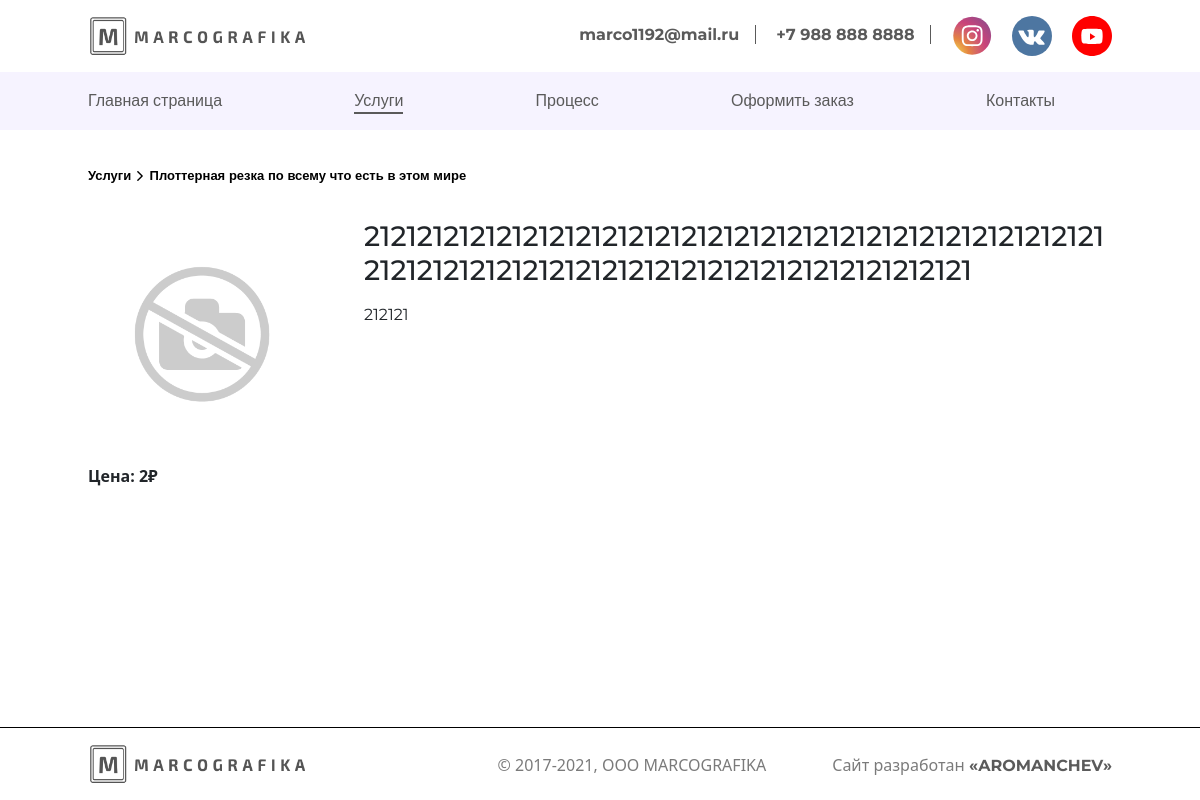
/service/16/21212121/, run on the app's committed database.
### availability/models.py (models this page shows, shortened)
class Product(models.Model):
    category = models.ForeignKey(Category, related_name='products', on_delete=models.CASCADE)
    name = models.CharField(max_length=200, db_index=True)
    slug = models.SlugField(max_length=200, db_index=True)
    image = models.ImageField(upload_to='products/%Y/%m/%d', blank=True)
    description = models.TextField(blank=True)
    price = models.IntegerField()
    available = models.BooleanField(default=True)
    created = models.DateTimeField(auto_now_add=True)
    updated = models.DateTimeField(auto_now=True)
    class Meta:
        ordering = ('name',)
        verbose_name = 'Услуги'
        verbose_name_plural = 'Услуги'
        index_together = (('id', 'slug'),)

class Category(models.Model):
    name = models.CharField(max_length=200, db_index=True)
    slug = models.SlugField(max_length=200, db_index=True, unique=True)
    class Meta:
        ordering = ('name',)
        verbose_name = 'Категория'
        verbose_name_plural = 'Категории'
    def __str__(self):
        return self.name
    def get_absolute_url(self):
        return reverse('availability:product_list_by_category',
                        args=[self.slug])

### availability/views.py (the view)
def product_detail(request, id, slug):
    product = get_object_or_404(Product,
                                id=id,
                                slug=slug,
                                available=True)
    return render(request,
                  'availability/availability-detail.html',
                  {'product': product})

### availability/templates/availability/availability-detail.html (shortened to what this page needs)
{% extends 'main/index.html' %} {% load static %}
{%block styles%}
<link rel="stylesheet" type="text/css" href="{% static 'css/service.css' %}" />
{%endblock%}
{% block content %}
<div class="path">
    <a href="{% url "availability:product_list" %}">Услуги</a>
    <img src={% static "media/icons/to-top.svg" %} alt="arrow" width="10" height="10" />
    <a href="{{ product.category.get_absolute_url }}">{{ product.category }}</a>
</div>
<div class="product-detail">
    <div class="product-detail__image-content">
        <img
            src="{% if product.image %}{{ product.image.url }}{% else %}../../../../../static/media/icons/no_photo.png{% endif %}" alt="product-image">
        <span class="price">Цена: {{ product.price }}₽</p>
    </div>
    <div class="product-detail__description">
        <h1>{{product.name}}</h1>
        <p>{{ product.description|linebreaks }}<span>
    </div>
</div>
{% endblock %}
{%block footer%}
<footer class="service-detail">
    <div class="footer__container">
        <div class="container__content">
            <div class="content">
                <a href="{%url 'index' %}">
                    <img src={% static "media/icons/logo.png" %} alt="logo" width="220" height="40" />
                </a>
                <span class="date">© 2017-2021, OOO MARCOGRAFIKA</span>
                <span>Сайт разработан <a href>«AROMANCHEV»</a></span>
            </div>
        </div>
    </div>
</footer>
{%endblock%}

### static/css/index.css (style rules this page uses)
body { margin: 0; font-family: 'Montserrat', sans-serif; overflow-x: hidden; }
a,p,h1,h2,h3,li { font-family: 'Montserrat', sans-serif; }
a { text-decoration: none !important; color: black !important; font-size: 16px; cursor: pointer; line-height: 26px; display: inline-block; }
footer { border-top: 1px solid black; padding: 16px 0; }
footer { margin-top: 950px; }
.footer__container { max-width: 1200px; margin: 0 auto; position: relative; }
.container__content .content span { top: 9px; display: block; color: #5a5a5a; position: absolute; right: 0; opacity: 0.8; }
.container__content .content { display: flex; flex-wrap: wrap; }
.container__content .content span a { font-weight: bold; opacity: 0.8; }
.content .date { left: 40%; }
@media screen and (max-width: 1200px) and (min-width: 1024px) { .footer__container { max-width: 1024px; } }

### static/css/service.css (style rules this page uses)
footer.service-detail { margin-top: 0; position: absolute; bottom: 0; width: 100%; }
.product-detail { display: flex; max-width: 1200px; margin: 32px auto; }
.product-detail img { max-width: 296px; width: 296px; max-height: 296px; margin-right: 48px; margin-bottom: 16px; height: 296px; object-fit: cover; }
.product-detail h1 { overflow-wrap: anywhere; max-width: 900px; font-size: 32px; }
.product-detail .product-detail__image-content span { font-weight: bold; }
span.price { display: block; }
.path { max-width: 1200px; margin: 32px auto 0; }
.path a { font-weight: bold; font-size: 13px; background-image: linear-gradient(currentColor,currentColor); background-position: 0 100%; color: black !important; background-repeat: no-repeat; background-size: 0 2px; transition: background-size .5s; }
@media screen and (max-width: 1200px) and (min-width: 1024px) { .path { max-width: 1024px; } }
@media screen and (max-width: 1200px) and (min-width: 1024px) { .product-detail { max-width: 1024px; } }
@media screen and (max-width: 1200px) and (min-width: 1024px) { .product-detail img { max-width: 228px; max-height: 228px; } }
@media screen and (max-width: 1200px) and (min-width: 1024px) { .product-detail h1 { font-size: 28px; } }

### data on the page
Product: category "Плоттерная резка по всему что есть в этом мире", price "2", name "212121212121212121212121212121212121212121212121212121212121212121212121212121212121212121212121212121", description "212121"
